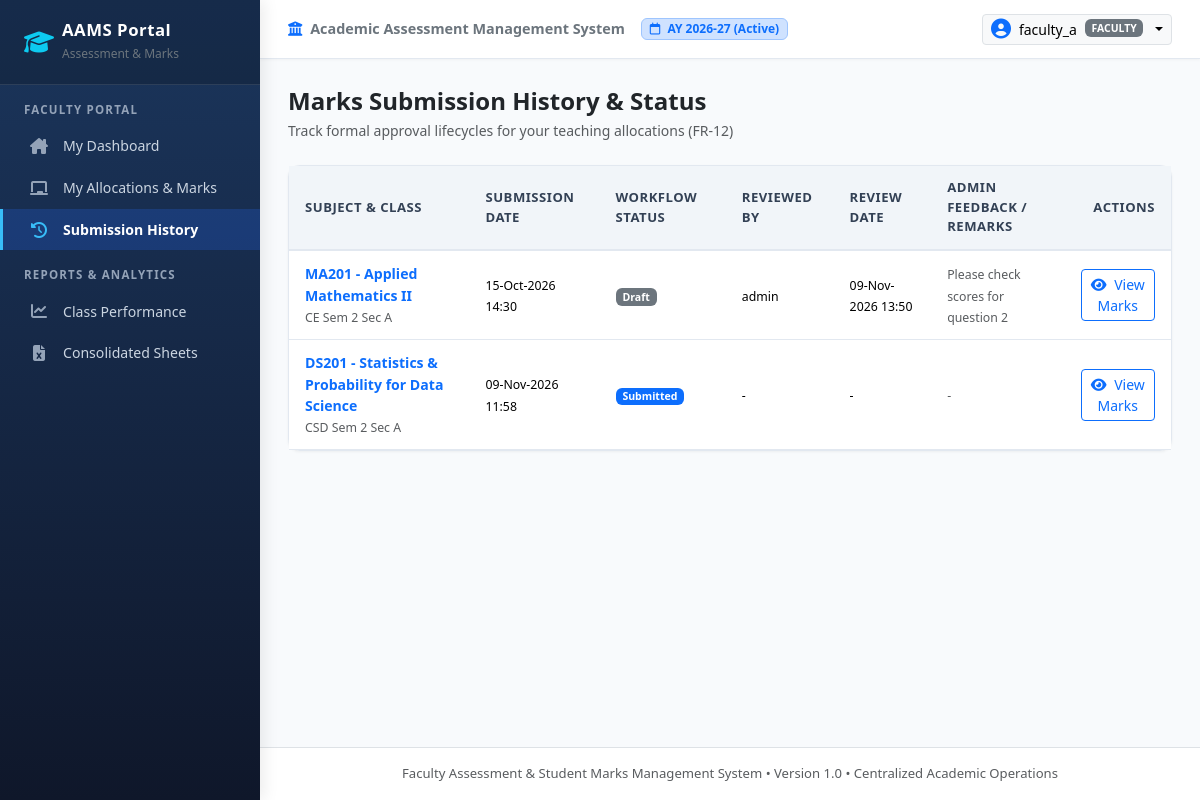
The app's page /faculty/submissions (signed in), older data.
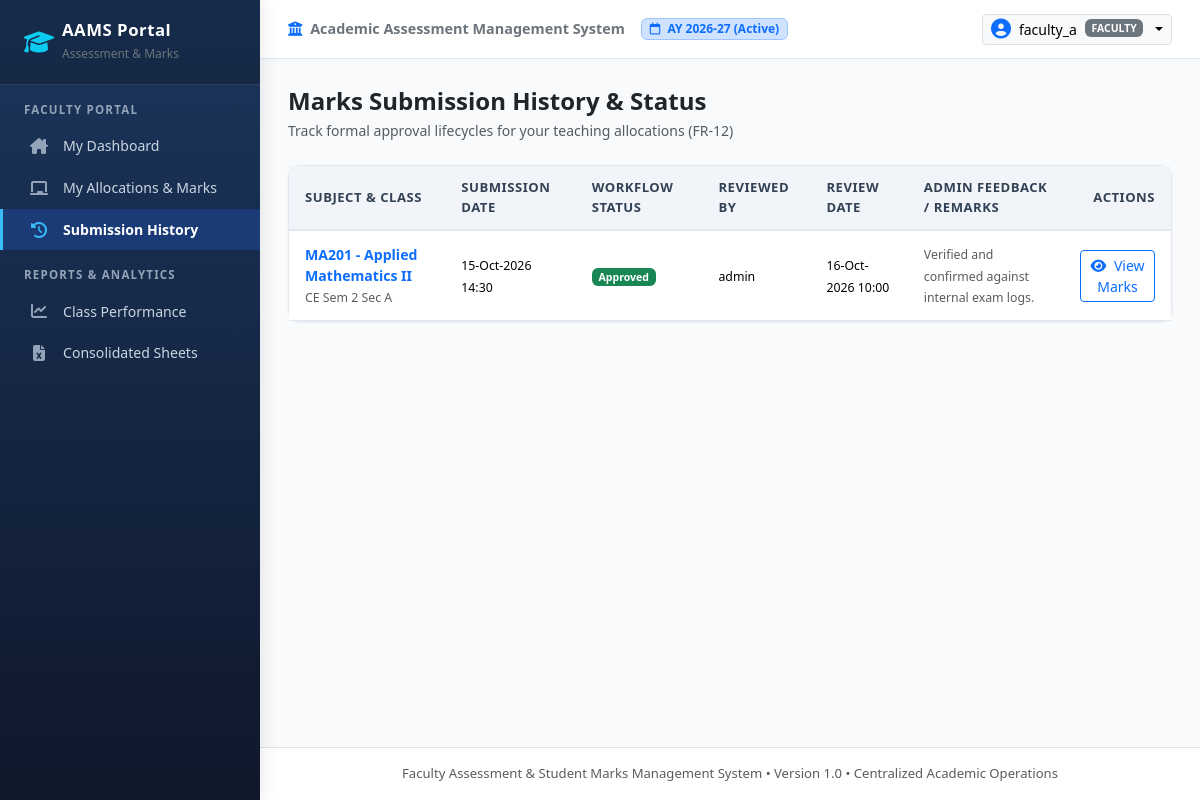
The same page, newer data.
### app/models/assessment.py (models this page shows, shortened)
class Submission(db.Model):
    __tablename__ = 'submissions'
    id = db.Column(db.Integer, primary_key=True)
    mapping_id = db.Column(db.Integer, db.ForeignKey('faculty_subject_mapping.id', ondelete='CASCADE'), nullable=False)
    assessment_id = db.Column(db.Integer, db.ForeignKey('assessments.id', ondelete='SET NULL'), nullable=True)  # None means all assessments for mapping
    submitted_by_id = db.Column(db.Integer, db.ForeignKey('users.id', ondelete='SET NULL'), nullable=True)
    status = db.Column(db.String(30), default='Draft', nullable=False)
    submission_date = db.Column(db.DateTime, nullable=True)
    reviewed_by_id = db.Column(db.Integer, db.ForeignKey('users.id', ondelete='SET NULL'), nullable=True)
    review_date = db.Column(db.DateTime, nullable=True)
    review_comments = db.Column(db.Text, nullable=True)
    created_at = db.Column(db.DateTime, default=datetime.utcnow)
    updated_at = db.Column(db.DateTime, default=datetime.utcnow, onupdate=datetime.utcnow)
    mapping = db.relationship('FacultySubjectMapping', back_populates='submissions')
    assessment = db.relationship('Assessment', back_populates='submissions')
    submitted_by = db.relationship('User', foreign_keys=[submitted_by_id])
    reviewed_by = db.relationship('User', foreign_keys=[reviewed_by_id])
    @property
    def badge_class(self):
        classes = {
            'Draft': 'secondary',
            'Submitted': 'primary',
            'Under Review': 'info',
            'Approved': 'success',
            'Reopened': 'warning'
        }
        return classes.get(self.status, 'light')

### app/models/academic.py (models this page shows, shortened)
class Subject(db.Model):
    __tablename__ = 'subjects'
    id = db.Column(db.Integer, primary_key=True)
    subject_code = db.Column(db.String(30), nullable=False, index=True)  # e.g. 'CE201'
    subject_name = db.Column(db.String(150), nullable=False)  # e.g. 'Data Structures'
    programme_id = db.Column(db.Integer, db.ForeignKey('programmes.id'), nullable=False)
    semester_id = db.Column(db.Integer, db.ForeignKey('semesters.id'), nullable=False)
    credits = db.Column(db.Integer, default=3, nullable=False)
    ica_max = db.Column(db.Float, default=50.0, nullable=False)  # Internal Continuous Assessment
    tee_max = db.Column(db.Float, default=100.0, nullable=False)  # Term End Examination
    status = db.Column(db.String(20), default='Active', nullable=False)  # Active / Inactive
    created_at = db.Column(db.DateTime, default=datetime.utcnow)
    __table_args__ = (
        db.UniqueConstraint('subject_code', 'programme_id', 'semester_id', name='uq_subject_prog_sem'),
    )
    programme = db.relationship('Programme', back_populates='subjects')
    semester = db.relationship('Semester', back_populates='subjects')
    mappings = db.relationship('FacultySubjectMapping', back_populates='subject', cascade='all, delete-orphan')

class Programme(db.Model):
    __tablename__ = 'programmes'
    id = db.Column(db.Integer, primary_key=True)
    code = db.Column(db.String(20), unique=True, nullable=False, index=True)  # e.g., 'CE', 'CSD', 'CSE', 'IT'
    name = db.Column(db.String(120), nullable=False)  # e.g., 'Computer Engineering'
    description = db.Column(db.String(255), nullable=True)
    is_active = db.Column(db.Boolean, default=True, nullable=False)
    created_at = db.Column(db.DateTime, default=datetime.utcnow)
    sections = db.relationship('Section', back_populates='programme', cascade='all, delete-orphan')
    subjects = db.relationship('Subject', back_populates='programme', cascade='all, delete-orphan')
    mappings = db.relationship('FacultySubjectMapping', back_populates='programme', cascade='all, delete-orphan')

class Semester(db.Model):
    __tablename__ = 'semesters'
    id = db.Column(db.Integer, primary_key=True)
    number = db.Column(db.Integer, unique=True, nullable=False)  # 1 to 8
    name = db.Column(db.String(30), nullable=False)  # e.g. 'Semester II' or 'Semester IV'
    is_active = db.Column(db.Boolean, default=True, nullable=False)
    sections = db.relationship('Section', back_populates='semester', cascade='all, delete-orphan')
    subjects = db.relationship('Subject', back_populates='semester', cascade='all, delete-orphan')
    mappings = db.relationship('FacultySubjectMapping', back_populates='semester', cascade='all, delete-orphan')

class Section(db.Model):
    __tablename__ = 'sections'
    id = db.Column(db.Integer, primary_key=True)
    programme_id = db.Column(db.Integer, db.ForeignKey('programmes.id'), nullable=False)
    academic_year_id = db.Column(db.Integer, db.ForeignKey('academic_years.id'), nullable=False)
    semester_id = db.Column(db.Integer, db.ForeignKey('semesters.id'), nullable=False)
    name = db.Column(db.String(20), nullable=False)  # 'A', 'B', etc.
    is_active = db.Column(db.Boolean, default=True, nullable=False)
    created_at = db.Column(db.DateTime, default=datetime.utcnow)
    __table_args__ = (
        db.UniqueConstraint('programme_id', 'academic_year_id', 'semester_id', 'name', name='uq_programme_year_sem_section'),
    )
    programme = db.relationship('Programme', back_populates='sections')
    academic_year = db.relationship('AcademicYear', back_populates='sections')
    semester = db.relationship('Semester', back_populates='sections')
    mappings = db.relationship('FacultySubjectMapping', back_populates='section', cascade='all, delete-orphan')

### app/models/user.py (models this page shows, shortened)
class User(UserMixin, db.Model):
    __tablename__ = 'users'
    id = db.Column(db.Integer, primary_key=True)
    username = db.Column(db.String(60), unique=True, nullable=False, index=True)
    password_hash = db.Column(db.String(255), nullable=False)
    role = db.Column(db.String(20), nullable=False, default='faculty')  # 'admin' or 'faculty'
    faculty_id = db.Column(db.Integer, db.ForeignKey('faculty.id', ondelete='SET NULL'), nullable=True)
    is_active = db.Column(db.Boolean, default=True, nullable=False)
    created_at = db.Column(db.DateTime, default=datetime.utcnow)
    updated_at = db.Column(db.DateTime, default=datetime.utcnow, onupdate=datetime.utcnow)
    faculty_profile = db.relationship('Faculty', back_populates='user_account', uselist=False, foreign_keys=[faculty_id])
    @property
    def is_admin(self):
        return self.role == 'admin'
    @property
    def is_faculty_role(self):
        return self.role == 'faculty'

### app/routes/faculty.py (the view)
@faculty_bp.route('/submissions')
@login_required
@faculty_required
def submissions_history():
    mappings = FacultySubjectMapping.query.filter_by(faculty_id=current_user.faculty_id).all()
    map_ids = [m.id for m in mappings]
    subs = Submission.query.filter(Submission.mapping_id.in_(map_ids)).order_by(Submission.updated_at.desc()).all()
    return render_template('faculty/submissions.html', submissions=subs)

### app/templates/faculty/submissions.html (shortened to what this page needs)
{% extends "base.html" %}
{% block content %}
<div class="d-flex justify-content-between align-items-center mb-4">
  <div>
    <h4 class="fw-bold mb-1 text-dark">Marks Submission History & Status</h4>
    <p class="text-muted small mb-0">Track formal approval lifecycles for your teaching allocations (FR-12)</p>
  </div>
</div>
<div class="card card-custom">
  <div class="table-responsive">
    <table class="table table-custom">
      <thead>
        <tr>
          <th>Subject & Class</th>
          <th>Submission Date</th>
          <th>Workflow Status</th>
          <th>Reviewed By</th>
          <th>Review Date</th>
          <th>Admin Feedback / Remarks</th>
          <th class="text-end">Actions</th>
        </tr>
      </thead>
      <tbody>
        {% for sub in submissions %}
          <tr>
            <td>
              <div class="fw-bold text-primary">{{ sub.mapping.subject.subject_code }} - {{ sub.mapping.subject.subject_name }}</div>
              <small class="text-muted">{{ sub.mapping.programme.code }} Sem {{ sub.mapping.semester.number }} Sec {{ sub.mapping.section.name }}</small>
            </td>
            <td><small>{{ sub.submission_date.strftime('%d-%b-%Y %H:%M') if sub.submission_date else 'Draft' }}</small></td>
            <td><span class="badge bg-{{ sub.badge_class }}">{{ sub.status }}</span></td>
            <td><small>{{ sub.reviewed_by.username if sub.reviewed_by else '-' }}</small></td>
            <td><small>{{ sub.review_date.strftime('%d-%b-%Y %H:%M') if sub.review_date else '-' }}</small></td>
            <td>
              <small class="text-muted">{{ sub.review_comments or '-' }}</small>
            </td>
            <td class="text-end">
              <a href="{{ url_for('faculty.marks_entry', mapping_id=sub.mapping_id) }}" class="btn btn-sm btn-outline-primary">
                <i class="fa-solid fa-eye me-1"></i> View Marks
              </a>
            </td>
          </tr>
        {% else %}
          <tr>
            <td colspan="7" class="text-center py-4 text-muted">No formal submissions found.</td>
          </tr>
        {% endfor %}
      </tbody>
    </table>
  </div>
</div>
{% endblock %}

Row changes from the older to the newer data that the page shows:
removed Submission: mapping.subject.subject_code "DS201", mapping.subject.subject_name "Statistics & Probability for Data Science", mapping.programme.code "CSD", mapping.semester.number "2", mapping.section.name "A", submission_date "09-Nov-2026 11:58", status "Submitted", reviewed_by "-", review_date "-", review_comments "-"
changed Submission "MA201": status "Draft" → "Approved"; review_date "09-Nov-2026 13:50" → "16-Oct-2026 10:00"; review_comments "Please check scores for question 2" → "Verified and confirmed against internal exam logs."
